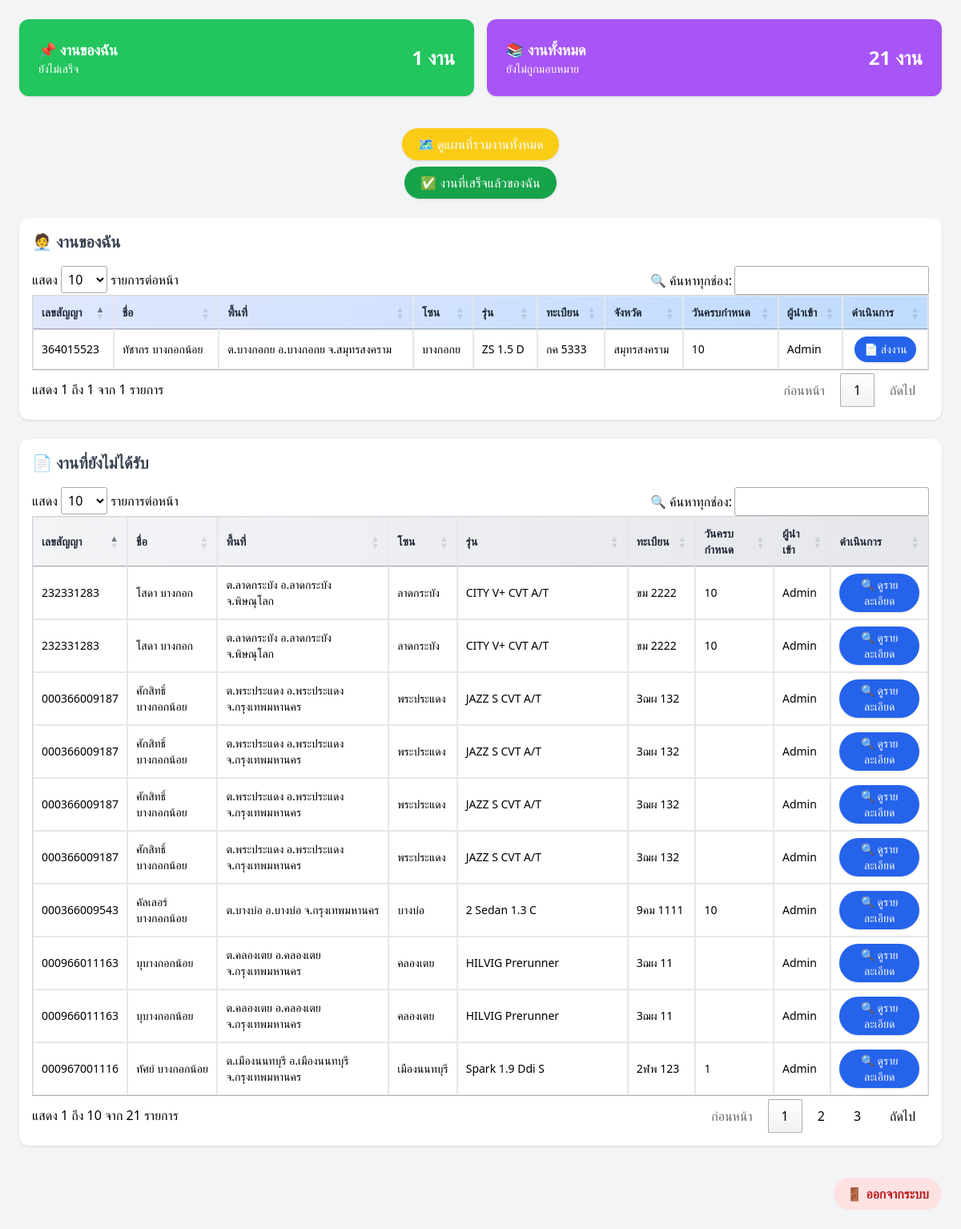
Screenshot of /dashboard/field.php (signed in) with the database file from the repository.
### tables this page shows
CREATE TABLE `jobs` (
  `id` int(11) NOT NULL,
  `contract_number` varchar(50) NOT NULL,
  `assigned_to` int(11) DEFAULT NULL,
  `imported_by` int(11) DEFAULT NULL,
  `product` varchar(100) NOT NULL,
  `location_info` varchar(255) DEFAULT NULL,
  `location_area` varchar(255) DEFAULT NULL,
  `zone` varchar(100) DEFAULT NULL,
  `due_date` varchar(25) DEFAULT NULL,
  `overdue_period` varchar(50) DEFAULT NULL,
  `model` varchar(100) DEFAULT NULL,
  `model_detail` varchar(100) DEFAULT NULL,
  `color` varchar(50) DEFAULT NULL,
  `plate` varchar(20) DEFAULT NULL,
  `province` varchar(50) DEFAULT NULL,
  `os` varchar(50) DEFAULT NULL,
  `status` varchar(20) DEFAULT NULL,
  `department_id` int(11) DEFAULT NULL
);

CREATE TABLE `users` (
  `id` int(11) NOT NULL,
  `name` varchar(100) DEFAULT NULL,
  `username` varchar(50) DEFAULT NULL,
  `password` varchar(255) DEFAULT NULL,
  `role` enum('admin','field','manager') DEFAULT 'field',
  `created_at` timestamp NOT NULL DEFAULT current_timestamp(),
  `active` tinyint(1) DEFAULT 1,
  `department_id` int(11) DEFAULT NULL,
  `marker_color` varchar(20) DEFAULT NULL
);

### dashboard/field.php (the view, shortened to what this page needs)
<?php
include '../config/db.php';
$userId = $_SESSION['user']['id'];
$sqlMine = "SELECT j.*, u.name as imported_by_name
            FROM jobs j
            LEFT JOIN users u ON j.imported_by = u.id
            WHERE j.assigned_to = ? AND j.status != 'completed'
            ORDER BY j.due_date DESC";
$stmtMine = $conn->prepare($sqlMine);
$stmtMine->bind_param("i", $userId);
$stmtMine->execute();
$mineJobs = $stmtMine->get_result();
$sqlAll = "SELECT j.*, u.name as imported_by_name
           FROM jobs j
           LEFT JOIN users u ON j.imported_by = u.id
           WHERE j.assigned_to IS NULL
           ORDER BY j.due_date DESC";
$stmtAll = $conn->prepare($sqlAll);
$stmtAll->execute();
$allJobs = $stmtAll->get_result();
?>
<!DOCTYPE html>
<html lang="th">
<head>
  <script src="https://cdn.tailwindcss.com"></script>
  <link rel="stylesheet" href="https://cdn.datatables.net/1.13.4/css/jquery.dataTables.min.css">
</head>
<body class="bg-gray-100 min-h-screen p-4 sm:p-6">
  <div class="max-w-7xl mx-auto space-y-6">
    <div class="grid grid-cols-1 sm:grid-cols-2 gap-4">
      <div class="bg-green-500 text-white p-6 rounded-xl shadow flex items-center justify-between">
        <div><h3 class="text-lg font-semibold">📌 งานของฉัน</h3><p class="text-sm">ยังไม่เสร็จ</p></div>
        <div class="text-2xl font-bold"><?= $mineJobs->num_rows ?> งาน</div>
      </div>
      <div class="bg-purple-500 text-white p-6 rounded-xl shadow flex items-center justify-between">
        <div><h3 class="text-lg font-semibold">📚 งานทั้งหมด</h3><p class="text-sm">ยังไม่ถูกมอบหมาย</p></div>
        <div class="text-2xl font-bold"><?= $allJobs->num_rows ?> งาน</div>
      </div>
    </div>
    <div class="text-center space-y-2">
      <a href="../admin/map.php" class="inline-block mt-4 bg-yellow-400 hover:bg-yellow-500 text-white px-5 py-2 rounded-full shadow text-sm sm:text-base">
        🗺️ ดูแผนที่รวมงานทั้งหมด
      </a><br>
      <a href="my_completed_jobs.php" class="inline-block bg-green-600 hover:bg-green-700 text-white px-5 py-2 rounded-full shadow text-sm sm:text-base">
        ✅ งานที่เสร็จแล้วของฉัน
      </a>
    </div>
    <div class="bg-white rounded-xl shadow p-4 overflow-x-auto">
      <h2 class="text-xl font-bold text-gray-700 mb-4">🧑‍💼 งานของฉัน</h2>
      <table class="min-w-full text-xs sm:text-sm border border-gray-300 datatable">
        <thead class="bg-gradient-to-r from-indigo-100 to-blue-200 text-gray-800">
          <tr>
            <th class="px-4 py-2 border">เลขสัญญา</th>
            <th class="px-4 py-2 border">ชื่อ</th>
            <th class="px-4 py-2 border">พื้นที่</th>
            <th class="px-4 py-2 border">โซน</th>
            <th class="px-4 py-2 border">รุ่น</th>
            <th class="px-4 py-2 border">ทะเบียน</th>
            <th class="px-4 py-2 border">จังหวัด</th>
            <th class="px-4 py-2 border">วันครบกำหนด</th>
            <th class="px-4 py-2 border">ผู้นำเข้า</th>
            <th class="px-4 py-2 border">ดำเนินการ</th>
          </tr>
        </thead>
        <tbody>
          <?php while ($row = $mineJobs->fetch_assoc()): ?>
          <tr class="bg-white hover:bg-gray-50">
            <td class="px-4 py-1 border"><?= htmlspecialchars($row['contract_number']) ?></td>
            <td class="px-4 py-1 border"><?= htmlspecialchars($row['location_info']) ?></td>
            <td class="px-4 py-1 border"><?= htmlspecialchars($row['location_area']) ?></td>
            <td class="px-4 py-1 border"><?= htmlspecialchars($row['zone']) ?></td>
            <td class="px-4 py-1 border"><?= htmlspecialchars($row['model_detail']) ?></td>
            <td class="px-4 py-1 border"><?= htmlspecialchars($row['plate']) ?></td>
            <td class="px-4 py-1 border"><?= htmlspecialchars($row['province']) ?></td>
            <td class="px-4 py-1 border"><?= htmlspecialchars($row['due_date']) ?></td>
            <td class="px-4 py-1 border"><?= htmlspecialchars($row['imported_by_name']) ?></td>
            <td class="px-4 py-1 border text-center">
              <a href="view_job.php?id=<?= $row['id'] ?>" class="inline-flex items-center gap-2 bg-blue-600 hover:bg-blue-700 text-white px-3 py-1.5 rounded-full shadow transition">
                📄 ส่งงาน
              </a>
            </td>
          </tr>
          <?php endwhile; ?>
        </tbody>
      </table>
    </div>
    <div class="bg-white rounded-xl shadow p-4 overflow-x-auto">
      <h2 class="text-xl font-bold text-gray-700 mb-4">📄 งานที่ยังไม่ได้รับ</h2>
      <table class="min-w-full text-xs sm:text-sm border border-gray-300 datatable">
        <thead class="bg-gradient-to-r from-gray-100 to-gray-200 text-gray-800">
          <tr>
            <th class="px-4 py-2 border">เลขสัญญา</th>
            <th class="px-4 py-2 border">ชื่อ</th>
            <th class="px-4 py-2 border">พื้นที่</th>
            <th class="px-4 py-2 border">โซน</th>
            <th class="px-4 py-2 border">รุ่น</th>
            <th class="px-4 py-2 border">ทะเบียน</th>
            <th class="px-4 py-2 border">วันครบกำหนด</th>
            <th class="px-4 py-2 border">ผู้นำเข้า</th>
            <th class="px-4 py-2 border">ดำเนินการ</th>
          </tr>
        </thead>
        <tbody>
          <?php while ($row = $allJobs->fetch_assoc()): ?>
          <tr class="bg-white hover:bg-gray-50">
            <td class="px-4 py-1 border"><?= htmlspecialchars($row['contract_number']) ?></td>
            <td class="px-4 py-1 border"><?= htmlspecialchars($row['location_info']) ?></td>
            <td class="px-4 py-1 border"><?= htmlspecialchars($row['location_area']) ?></td>
            <td class="px-4 py-1 border"><?= htmlspecialchars($row['zone']) ?></td>
            <td class="px-4 py-1 border"><?= htmlspecialchars($row['model_detail']) ?></td>
            <td class="px-4 py-1 border"><?= htmlspecialchars($row['plate']) ?></td>
            <td class="px-4 py-1 border"><?= htmlspecialchars($row['due_date']) ?></td>
            <td class="px-4 py-1 border"><?= htmlspecialchars($row['imported_by_name']) ?></td>
            <td class="px-4 py-1 border text-center">
              <a href="view_job.php?id=<?= $row['id'] ?>" class="inline-block bg-blue-600 hover:bg-blue-700 text-white px-4 py-1 rounded-full shadow transition">🔍 ดูรายละเอียด</a>
            </td>
          </tr>
          <?php endwhile; ?>
        </tbody>
      </table>
    </div>
    <div class="text-right pt-4">
      <a href="../auth/logout.php" class="inline-block bg-red-100 hover:bg-red-200 text-red-700 font-semibold px-4 py-2 rounded-full transition">🚪 ออกจากระบบ</a>
    </div>
  </div>
</body>
</html>

### rows the page displays
jobs: contract_number "364015523", location_info "ทัชากร บางกอกน้อย", location_area "ต.บางกอกย อ.บางกอกย จ.สมุทรสงคราม", zone "บางกอกย", model_detail "ZS 1.5 D", plate "กค 5333", province "สมุทรสงคราม", due_date "10", users.name "Admin"
jobs: contract_number "232331283", location_info "โสดา บางกอก", location_area "ต.ลาดกระบัง อ.ลาดกระบัง จ.พิษณุโลก", zone "ลาดกระบัง", model_detail "CITY V+ CVT A/T", plate "ขม 2222", due_date "10", users.name "Admin"
jobs: contract_number "232331283", location_info "โสดา บางกอก", location_area "ต.ลาดกระบัง อ.ลาดกระบัง จ.พิษณุโลก", zone "ลาดกระบัง", model_detail "CITY V+ CVT A/T", plate "ขม 2222", due_date "10", users.name "Admin"
jobs: contract_number "000366009543", location_info "คัลเลอร์ บางกอกน้อย", location_area "ต.บางบ่อ อ.บางบ่อ จ.กรุงเทพมหานคร", zone "บางบ่อ", model_detail "2 Sedan 1.3 C", plate "9คม 1111", due_date "10", users.name "Admin"
jobs: contract_number "000967001116", location_info "ทัศย์ บางกอกน้อย", location_area "ต.เมืองนนทบุรี อ.เมืองนนทบุรี จ.กรุงเทพมหานคร", zone "เมืองนนทบุรี", model_detail "Spark 1.9 Ddi S", plate "2ฬพ 123", due_date "1", users.name "Admin"
jobs: contract_number "000366009187", location_info "ศักสิทธิ์ บางกอกน้อย", location_area "ต.พระประแดง อ.พระประแดง จ.กรุงเทพมหานคร", zone "พระประแดง", model_detail "JAZZ S CVT A/T", plate "3ฌผ 132", users.name "Admin"
jobs: contract_number "000966011163", location_info "บุบางกอกน้อย", location_area "ต.คลองเตย อ.คลองเตย จ.กรุงเทพมหานคร", zone "คลองเตย", model_detail "HILVIG Prerunner", plate "3ฌผ 11", users.name "Admin"
jobs: contract_number "000366009187", location_info "ศักสิทธิ์ บางกอกน้อย", location_area "ต.พระประแดง อ.พระประแดง จ.กรุงเทพมหานคร", zone "พระประแดง", model_detail "JAZZ S CVT A/T", plate "3ฌผ 132", users.name "Admin"
jobs: contract_number "000366009187", location_info "ศักสิทธิ์ บางกอกน้อย", location_area "ต.พระประแดง อ.พระประแดง จ.กรุงเทพมหานคร", zone "พระประแดง", model_detail "JAZZ S CVT A/T", plate "3ฌผ 132", users.name "Admin"
jobs: contract_number "000366009187", location_info "ศักสิทธิ์ บางกอกน้อย", location_area "ต.พระประแดง อ.พระประแดง จ.กรุงเทพมหานคร", zone "พระประแดง", model_detail "JAZZ S CVT A/T", plate "3ฌผ 132", users.name "Admin"
jobs: contract_number "000966011163", location_info "บุบางกอกน้อย", location_area "ต.คลองเตย อ.คลองเตย จ.กรุงเทพมหานคร", zone "คลองเตย", model_detail "HILVIG Prerunner", plate "3ฌผ 11", users.name "Admin"

### other values shown
$mineJobs->num_rows "1"
$allJobs->num_rows "21"
